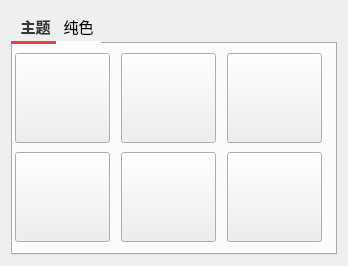
<?xml version="1.0" encoding="UTF-8"?>
<ui version="4.0">
 <class>changeColor</class>
 <widget class="QWidget" name="changeColor">
  <property name="geometry">
   <rect>
    <x>0</x>
    <y>0</y>
    <width>348</width>
    <height>256</height>
   </rect>
  </property>
  <property name="windowTitle">
   <string>Form</string>
  </property>
  <layout class="QGridLayout" name="gridLayout_3">
   <item row="0" column="0">
    <widget class="QTabWidget" name="tabWidget">
     <property name="styleSheet">
      <string notr="true">QTabBar::tab
{ 
	background:transparent;
	border-bottom: 3px solid rgb(255,255,255);
	font-family:&quot;微软雅黑&quot;;
	font-size:15px;
	padding-left:0px;
	padding-right:0px;
	width: 45px;
	min-height:30px;		
}
 
QTabBar::tab:selected
{
	border-bottom: 3px solid rgb(236,65,65);
	color: rgb(55,55,55);
	font-size:15px;
	font-weight: bold;
	padding-left:0px;
}</string>
     </property>
     <property name="currentIndex">
      <number>0</number>
     </property>
     <widget class="QWidget" name="tab">
      <attribute name="title">
       <string> 主题</string>
      </attribute>
      <layout class="QGridLayout" name="gridLayout_2">
       <property name="leftMargin">
        <number>0</number>
       </property>
       <property name="spacing">
        <number>9</number>
       </property>
       <item row="0" column="0">
        <widget class="QPushButton" name="pushButton">
         <property name="minimumSize">
          <size>
           <width>95</width>
           <height>90</height>
          </size>
         </property>
         <property name="maximumSize">
          <size>
           <width>95</width>
           <height>90</height>
          </size>
         </property>
         <property name="text">
          <string/>
         </property>
        </widget>
       </item>
       <item row="0" column="1">
        <widget class="QPushButton" name="pushButton_5">
         <property name="minimumSize">
          <size>
           <width>95</width>
           <height>90</height>
          </size>
         </property>
         <property name="maximumSize">
          <size>
           <width>95</width>
           <height>90</height>
          </size>
         </property>
         <property name="text">
          <string/>
         </property>
        </widget>
       </item>
       <item row="0" column="2">
        <widget class="QPushButton" name="pushButton_6">
         <property name="minimumSize">
          <size>
           <width>95</width>
           <height>90</height>
          </size>
         </property>
         <property name="maximumSize">
          <size>
           <width>95</width>
           <height>90</height>
          </size>
         </property>
         <property name="text">
          <string/>
         </property>
        </widget>
       </item>
       <item row="1" column="0">
        <widget class="QPushButton" name="pushButton_4">
         <property name="minimumSize">
          <size>
           <width>95</width>
           <height>90</height>
          </size>
         </property>
         <property name="maximumSize">
          <size>
           <width>95</width>
           <height>90</height>
          </size>
         </property>
         <property name="text">
          <string/>
         </property>
        </widget>
       </item>
       <item row="1" column="1">
        <widget class="QPushButton" name="pushButton_3">
         <property name="minimumSize">
          <size>
           <width>95</width>
           <height>90</height>
          </size>
         </property>
         <property name="maximumSize">
          <size>
           <width>95</width>
           <height>90</height>
          </size>
         </property>
         <property name="text">
          <string/>
         </property>
        </widget>
       </item>
       <item row="1" column="2">
        <widget class="QPushButton" name="pushButton_2">
         <property name="minimumSize">
          <size>
           <width>95</width>
           <height>90</height>
          </size>
         </property>
         <property name="maximumSize">
          <size>
           <width>95</width>
           <height>90</height>
          </size>
         </property>
         <property name="text">
          <string/>
         </property>
        </widget>
       </item>
      </layout>
     </widget>
     <widget class="QWidget" name="tab_2">
      <attribute name="title">
       <string>纯色</string>
      </attribute>
      <layout class="QGridLayout" name="gridLayout"/>
     </widget>
    </widget>
   </item>
  </layout>
 </widget>
 <resources/>
 <connections/>
</ui>
